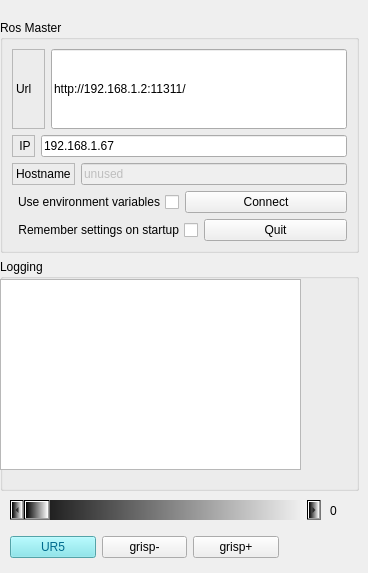
       <widget class="QWidget" name="tab">
        <attribute name="title">
         <string>ROS</string>
        </attribute>
        <widget class="QWidget" name="layoutWidget">
         <property name="geometry">
          <rect>
           <x>0</x>
           <y>20</y>
           <width>359</width>
           <height>471</height>
          </rect>
         </property>
         <layout class="QVBoxLayout" name="verticalLayout_3">
          <item>
           <widget class="QGroupBox" name="groupBox">
            <property name="title">
             <string>Ros Master</string>
            </property>
            <layout class="QVBoxLayout" name="verticalLayout_2">
             <item>
              <layout class="QHBoxLayout" name="horizontalLayout_7">
               <item>
                <widget class="QLabel" name="label">
                 <property name="sizePolicy">
                  <sizepolicy hsizetype="Minimum" vsizetype="Minimum">
                   <horstretch>0</horstretch>
                   <verstretch>0</verstretch>
                  </sizepolicy>
                 </property>
                 <property name="minimumSize">
                  <size>
                   <width>25</width>
                   <height>10</height>
                  </size>
                 </property>
                 <property name="frameShape">
                  <enum>QFrame::StyledPanel</enum>
                 </property>
                 <property name="frameShadow">
                  <enum>QFrame::Raised</enum>
                 </property>
                 <property name="text">
                  <string>Url</string>
                 </property>
                </widget>
               </item>
               <item>
                <widget class="QLineEdit" name="line_edit_master">
                 <property name="sizePolicy">
                  <sizepolicy hsizetype="Preferred" vsizetype="Preferred">
                   <horstretch>0</horstretch>
                   <verstretch>0</verstretch>
                  </sizepolicy>
                 </property>
                 <property name="minimumSize">
                  <size>
                   <width>296</width>
                   <height>0</height>
                  </size>
                 </property>
                 <property name="text">
                  <string>http://192.168.1.2:11311/</string>
                 </property>
                </widget>
               </item>
              </layout>
             </item>
             <item>
              <layout class="QHBoxLayout" name="horizontalLayout_6">
               <item>
                <widget class="QLabel" name="label_2">
                 <property name="frameShape">
                  <enum>QFrame::StyledPanel</enum>
                 </property>
                 <property name="frameShadow">
                  <enum>QFrame::Raised</enum>
                 </property>
                 <property name="text">
                  <string> IP</string>
                 </property>
                </widget>
               </item>
               <item>
                <widget class="QLineEdit" name="line_edit_host">
                 <property name="text">
                  <string>192.168.1.67</string>
                 </property>
                </widget>
               </item>
              </layout>
             </item>
             <item>
              <layout class="QHBoxLayout" name="horizontalLayout_5">
               <item>
                <widget class="QLabel" name="label_3">
                 <property name="frameShape">
                  <enum>QFrame::StyledPanel</enum>
                 </property>
                 <property name="frameShadow">
                  <enum>QFrame::Raised</enum>
                 </property>
                 <property name="text">
                  <string>Hostname</string>
                 </property>
                </widget>
               </item>
               <item>
                <widget class="QLineEdit" name="line_edit_topic">
                 <property name="enabled">
                  <bool>false</bool>
                 </property>
                 <property name="text">
                  <string>unused</string>
                 </property>
                </widget>
               </item>
              </layout>
             </item>
             <item>
              <layout class="QHBoxLayout" name="horizontalLayout_3">
               <item>
                <widget class="QCheckBox" name="checkbox_use_environment">
                 <property name="layoutDirection">
                  <enum>Qt::RightToLeft</enum>
                 </property>
                 <property name="text">
                  <string>Use environment variables</string>
                 </property>
                </widget>
               </item>
               <item>
                <widget class="QPushButton" name="button_connect">
                 <property name="enabled">
                  <bool>true</bool>
                 </property>
                 <property name="sizePolicy">
                  <sizepolicy hsizetype="MinimumExpanding" vsizetype="Fixed">
                   <horstretch>0</horstretch>
                   <verstretch>0</verstretch>
                  </sizepolicy>
                 </property>
                 <property name="toolTip">
                  <string>Set the target to the current joint trajectory state.</string>
                 </property>
                 <property name="statusTip">
                  <string>Clear all waypoints and set the target to the current joint trajectory state.</string>
                 </property>
                 <property name="text">
                  <string>Connect</string>
                 </property>
                </widget>
               </item>
              </layout>
             </item>
             <item>
              <layout class="QHBoxLayout" name="horizontalLayout_4">
               <item>
                <widget class="QCheckBox" name="checkbox_remember_settings">
                 <property name="layoutDirection">
                  <enum>Qt::RightToLeft</enum>
                 </property>
                 <property name="text">
                  <string>Remember settings on startup</string>
                 </property>
                </widget>
               </item>
               <item>
                <widget class="QPushButton" name="quit_button">
                 <property name="sizePolicy">
                  <sizepolicy hsizetype="MinimumExpanding" vsizetype="Fixed">
                   <horstretch>0</horstretch>
                   <verstretch>0</verstretch>
                  </sizepolicy>
                 </property>
                 <property name="text">
                  <string>Quit</string>
                 </property>
                </widget>
               </item>
              </layout>
             </item>
            </layout>
            <zorder></zorder>
           </widget>
          </item>
          <item>
           <widget class="QGroupBox" name="groupBox_12">
            <property name="sizePolicy">
             <sizepolicy hsizetype="Preferred" vsizetype="Preferred">
              <horstretch>0</horstretch>
              <verstretch>0</verstretch>
             </sizepolicy>
            </property>
            <property name="minimumSize">
             <size>
              <width>256</width>
              <height>100</height>
             </size>
            </property>
            <property name="title">
             <string>Logging</string>
            </property>
            <widget class="QListView" name="view_logging">
             <property name="geometry">
              <rect>
               <x>0</x>
               <y>20</y>
               <width>301</width>
               <height>191</height>
              </rect>
             </property>
             <property name="sizePolicy">
              <sizepolicy hsizetype="Preferred" vsizetype="Preferred">
               <horstretch>0</horstretch>
               <verstretch>0</verstretch>
              </sizepolicy>
             </property>
             <property name="minimumSize">
              <size>
               <width>256</width>
               <height>81</height>
              </size>
             </property>
            </widget>
           </widget>
          </item>
         </layout>
        </widget>
        <widget class="QLabel" name="label_grip">
         <property name="geometry">
          <rect>
           <x>330</x>
           <y>500</y>
           <width>21</width>
           <height>21</height>
          </rect>
         </property>
         <property name="text">
          <string>0</string>
         </property>
        </widget>
        <widget class="QScrollBar" name="horizontalScrollBar_grip">
         <property name="geometry">
          <rect>
           <x>10</x>
           <y>500</y>
           <width>311</width>
           <height>20</height>
          </rect>
         </property>
         <property name="styleSheet">
          <string notr="true">background-color: qlineargradient(spread:pad, x1:0, y1:0, x2:1, y2:0, stop:0 rgba(9, 41, 4, 255), stop:0.085 rgba(2, 79, 0, 255), stop:0.19 rgba(50, 147, 22, 255), stop:0.275 rgba(236, 191, 49, 255), stop:0.39 rgba(243, 61, 34, 255), stop:0.555 rgba(135, 81, 60, 255), stop:0.667 rgba(121, 75, 255, 255), stop:0.825 rgba(164, 255, 244, 255), stop:0.885 rgba(104, 222, 71, 255), stop:1 rgba(93, 128, 0, 255));
background-color: qlineargradient(spread:pad, x1:0, y1:0, x2:1, y2:0, stop:0 rgba(0, 0, 0, 255), stop:1 rgba(255, 255, 255, 255));

</string>
         </property>
         <property name="orientation">
          <enum>Qt::Horizontal</enum>
         </property>
        </widget>
        <widget class="QWidget" name="layoutWidget">
         <property name="geometry">
          <rect>
           <x>10</x>
           <y>530</y>
           <width>269</width>
           <height>34</height>
          </rect>
         </property>
         <layout class="QHBoxLayout" name="horizontalLayout_12">
          <item>
           <widget class="QPushButton" name="btn_UR5">
            <property name="styleSheet">
             <string notr="true">background-color: rgb(118, 228, 235);
font: 14pt &quot;Ubuntu&quot;;
selection-color: rgb(240, 238, 47);

color: rgb(0, 107, 142);</string>
            </property>
            <property name="text">
             <string>UR5</string>
            </property>
           </widget>
          </item>
          <item>
           <widget class="QPushButton" name="grip_btnS">
            <property name="text">
             <string>grisp-</string>
            </property>
           </widget>
          </item>
          <item>
           <widget class="QPushButton" name="grip_btnP">
            <property name="text">
             <string>grisp+</string>
            </property>
           </widget>
          </item>
         </layout>
        </widget>
       </widget>
